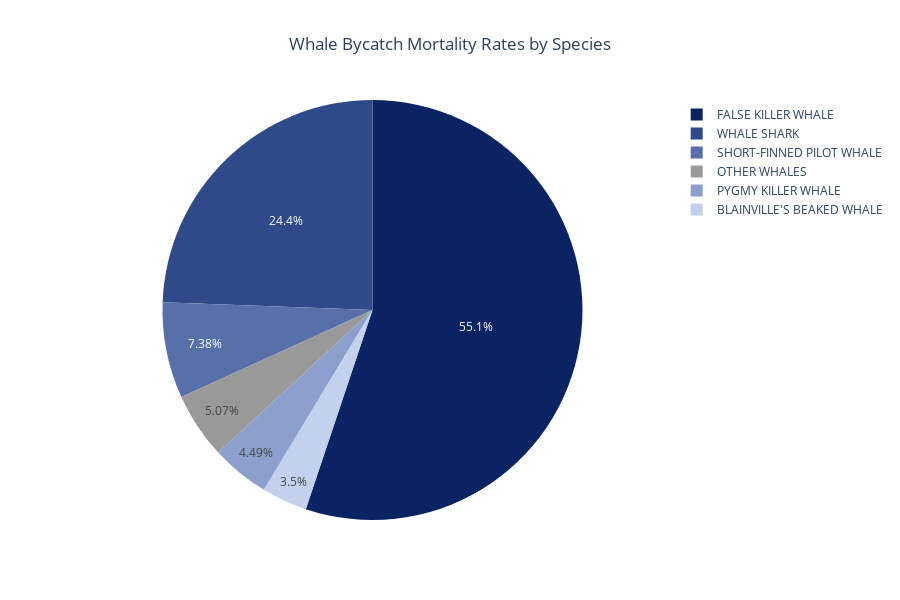

Notebook source saved alongside this figure:
### Code cell
import pandas as pd
import plotly.express as px

# Data inladen
df = pd.read_csv('../data/table5_whale-only_bycatch_data.csv')

# Data voorbereiden
mortality_by_species = df[df['Observed Mortality rate (per set)'] > 0] \
    .groupby('Species (or group)')['Observed Mortality rate (per set)'].sum()
sorted_species = mortality_by_species.sort_values(ascending=False)

top_5 = sorted_species.head(5)
other_whales = pd.Series({'OTHER WHALES': sorted_species[5:].sum()})
combined_data = pd.concat([top_5, other_whales]).reset_index()
combined_data.columns = ['Species', 'Mortality']

# Kleur per soort, waarbij "OTHER WHALES" altijd grijs is
custom_colors = {
    combined_data.loc[0, 'Species']: "#0a2463",
    combined_data.loc[1, 'Species']: "#2E4A88",
    combined_data.loc[2, 'Species']: "#5770A9",
    combined_data.loc[3, 'Species']: "#8D9FCC",
    combined_data.loc[4, 'Species']: "#C3D1EC",
    "OTHER WHALES": "#999999"
}

# Pie chart
fig = px.pie(
    combined_data,
    names='Species',
    values='Mortality',
    color='Species',  # nodig voor color_discrete_map
    color_discrete_map=custom_colors,
    title='Whale Bycatch Mortality Rates by Species'
)

# Layout styling
fig.update_layout(
    title={
        'text': 'Whale Bycatch Mortality Rates by Species',
        'x': 0.5,
        'xanchor': 'center'
    },
    height=600,
    paper_bgcolor='white',
    plot_bgcolor='white',
    showlegend=True
)

# Hovertekst
fig.update_traces(
    hovertemplate='<b>%{label}</b><br>Mortality: %{value:.2f}<br>Percentage: %{percent}',
    textinfo='percent'
)

fig.show()

### Figure 1 — Plotly figure (JSON) as saved in the notebook; plotly's stock layout.template omitted (floating-point values rounded to 4 significant figures)
{"data": [{"customdata": [["FALSE KILLER WHALE"], ["WHALE SHARK"], ["SHORT-FINNED PILOT WHALE"], ["PYGMY KILLER WHALE"], ["BLAINVILLE'S BEAKED WHALE"], ["OTHER WHALES"]], "domain": {"x": [0.0, 1.0], "y": [0.0, 1.0]}, "hovertemplate": "<b>%{label}</b><br>Mortality: %{value:.2f}<br>Percentage: %{percent}", "labels": ["FALSE KILLER WHALE", "WHALE SHARK", "SHORT-FINNED PILOT WHALE", "PYGMY KILLER WHALE", "BLAINVILLE'S BEAKED WHALE", "OTHER WHALES"], "legendgroup": "", "marker": {"colors": ["#0a2463", "#2E4A88", "#5770A9", "#8D9FCC", "#C3D1EC", "#999999"]}, "name": "", "showlegend": true, "textinfo": "percent", "type": "pie", "values": [0.1138, 0.05036, 0.01524, 0.009259, 0.007229, 0.01047]}], "layout": {"height": 600, "legend": {"tracegroupgap": 0}, "paper_bgcolor": "white", "plot_bgcolor": "white", "showlegend": true, "title": {"text": "Whale Bycatch Mortality Rates by Species", "x": 0.5, "xanchor": "center"}}}
